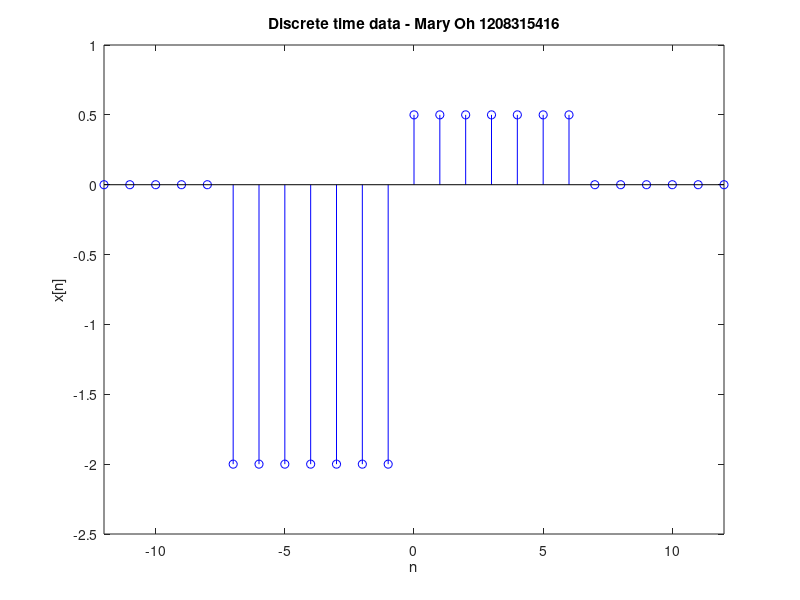
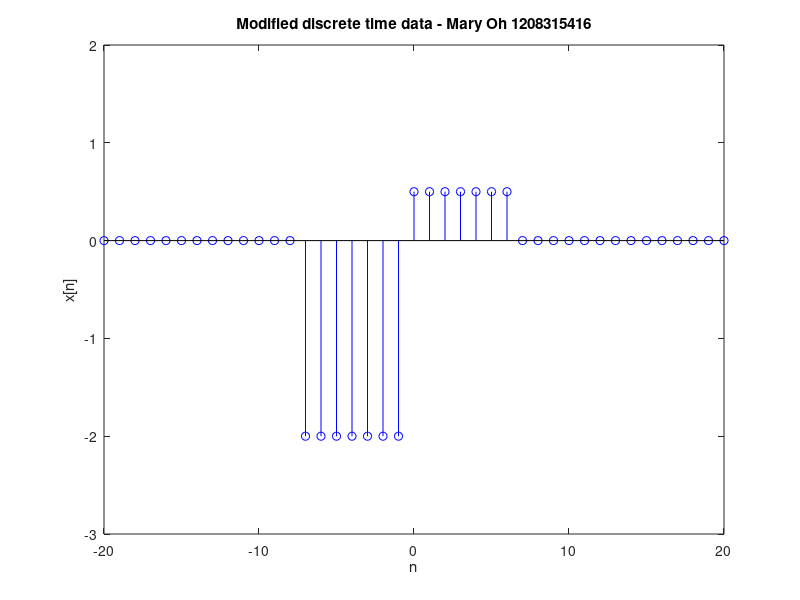
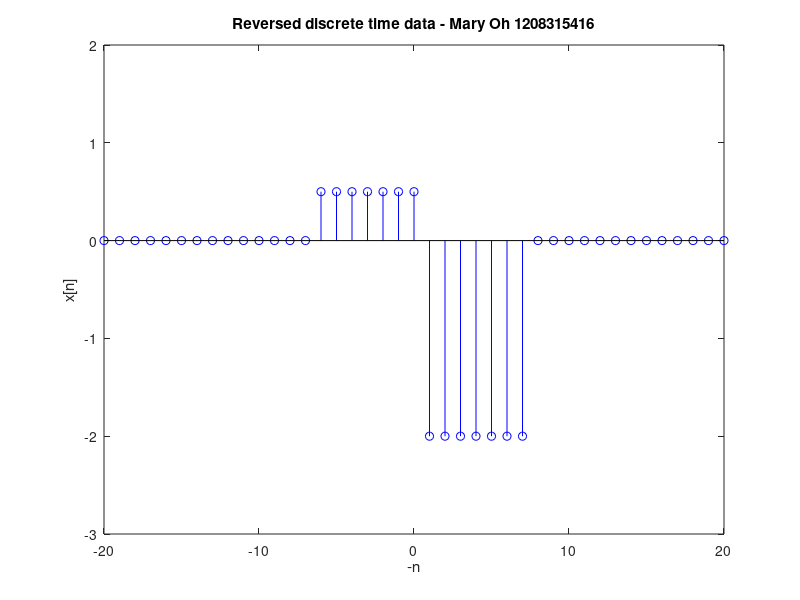
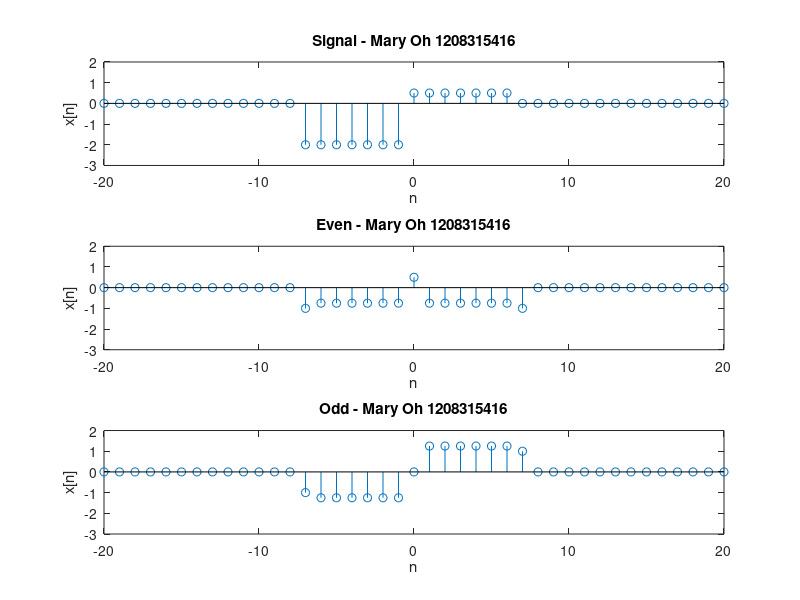

Source code (MATLAB) for these figures, in order: (Note: this script raises an error after producing the figures.)
% Matlab Project 1
% Mary Oh
% 1208315416

%% 1.a Discrete time function
clear all;
clc;

asuid = 6;

% x[n]
n = -12:12;
x = zeros(1, length(n));

x(n >= -7 & n <= -1) = -2;
x(n >= 0 & n <= 6) =  0.5;

figure(1);
stem(n,x,'b'); %plot of discrete data
xlabel('n')
ylabel('x[n]')
xlim([-12 12])
ylim([-2.5 1])
title('Discrete time data - Mary Oh 1208315416')

%% 1.b Modified discrete time function

% x[n]
n = -20:20;
x = zeros(1, length(n));

x(n >= -7 & n <= -1) = -2;
x(n >= 0 & n <= 6) =  0.5;

figure(2);
stem(n,x,'b'); %plot of discrete data
xlabel('n')
ylabel('x[n]')
ylim([-3 2])
title('Modified discrete time data - Mary Oh 1208315416')

%% 1.c Reversed signal

% x[-n]
n = -20:20;
x = zeros(1, length(n));

x(n >= -7 & n <= -1) = -2;
x(n >= 0 & n <= 6) =  0.5;

figure(3);
stem(-n,x,'b'); %plot of discrete data
xlabel('-n')
ylabel('x[n]')
ylim([-3 2])
title('Reversed discrete time data - Mary Oh 1208315416')

%% 1.d Odd and even function

n = -20:20;
x = zeros(1, length(n));

x(n >= -7 & n <= -1) = -2;
x(n >= 0 & n <= 6) =  0.5;

xmt=[fliplr(x(n>=0)) fliplr(x(n<0))]

xe=0.5*(xmt+x)
xo=0.5*(x-xmt)

figure(4);
subplot(3,1,1);
stem(n,x);
xlabel('n')
ylabel('x[n]')
ylim([-3 2])
title('Signal - Mary Oh 1208315416')

subplot(3,1,2);
stem(n,xe);
xlabel('n')
ylabel('x[n]')
ylim([-3 2])
title('Even - Mary Oh 1208315416')

subplot(3,1,3);
stem(n,xo);
xlabel('n')
ylabel('x[n]')
ylim([-3 2])
title('Odd - Mary Oh 1208315416')

%% 2.a Continuous time signals

time = 0:0.01:10;

amp = 2;       % Amplitude [volts]
freq = 8.5;    % Frequency [radians/sec]
phase = -pi/3; % Phase     [radians]

% Define x
x = amp*cos(freq*time + phase); % Define x

% Plot
figure(5);
plot(time,x)
xlabel('Time (seconds)')
ylabel('Amplitude (volts)')
title('Continuous time signal, x(t) - Mary Oh 1208315416')
ylim([-2.5, 2.5]) % Adjusting the y-limits can make the plot easier to see

%% 2.b Period

% x(t) = 2*cos(8.5*t - pi/3). This signal is periodic.

freq = 8.5/(2*pi); % Hz
T = 1/freq

%% 2.c Sinusoidal signal y(t)

% Initialize

A = 6;
wo = ((asuid * 2) + 2)/(2*pi); % Hz
phi = pi/6;

T = 1/phi;
T1 = 18*T;

% Define y
time = 0:0.01:T1;
y = A*cos(wo*time+phi);

figure(6);
plot(time,y)

xlabel('Time (seconds)')
ylabel('Amplitude (volts)')
title('Sinusoidal time signal, x(t) - Mary Oh 1208315416')
ylim([-8, 8])

%% 3.a Discrete time signals

% Initialize
n = -20:20; % Time vector

x = zeros(1, length(n)); % Define x for every point in our time vector
h = zeros(1, length(n)); % Define h for every point in our time vector

% Assign values to x[n]
x(n >= -8 & n <= -6) = 1;
x(n >= -5 & n <= -3) = 0.5; 
x(n >= -2 & n <=  2) = 2;
x(n >=  3 & n <=  5) = 1;

figure(7);
stem(n,x,'k');
xlabel('n')
ylabel('x[n]')
ylim([-0.5 2.5])
title('Discrete time function - Mary Oh 1208315416')
hold on;

% create translated discrete step function
n0 = -(asuid+3);
n1 = 7;

u1 = n - n0;
u2 = n - n1;
%h = u1 - u2;

figure(8);
subplot(3,1,1);
stem(u1, x);
xlabel('n+asuid+3')
ylabel('u[n]')
ylim([-0.5 2.5])
title('Translated discrete step function - Mary Oh 1208315416')

subplot(3,1,2);
stem(u2, x, ':r');
xlabel('n-7')
ylabel('u[n]')
ylim([-0.5 2.5])
title('Translated discrete step function - Mary Oh 1208315416')

h1 = circshift(x, [n-n0]) - circshift(x, [n-n1]);
subplot(3,1,3);
stem(n, h1);
xlabel('n')
ylabel('h[n]')
ylim([-3 2.5])
title('Discrete impulse function - Mary Oh 1208315416')

%% Convolution function y[n]=x[n]*h[n]

y = conv(x,h1);

figure(9);
subplot(2,1,1);
stem(y);
xlabel('n')
ylabel('y[n]')
ylim([-25 25])
title('Convolution function x[n]*h[n] - Mary Oh 1208315416')

z = conv(h1,x)

figure(9);
subplot(2,1,2);
stem(z);
xlabel('n')
ylabel('y[n]')
ylim([-25 25])
title('Convolution function h[n]*x[n] - Mary Oh 1208315416')